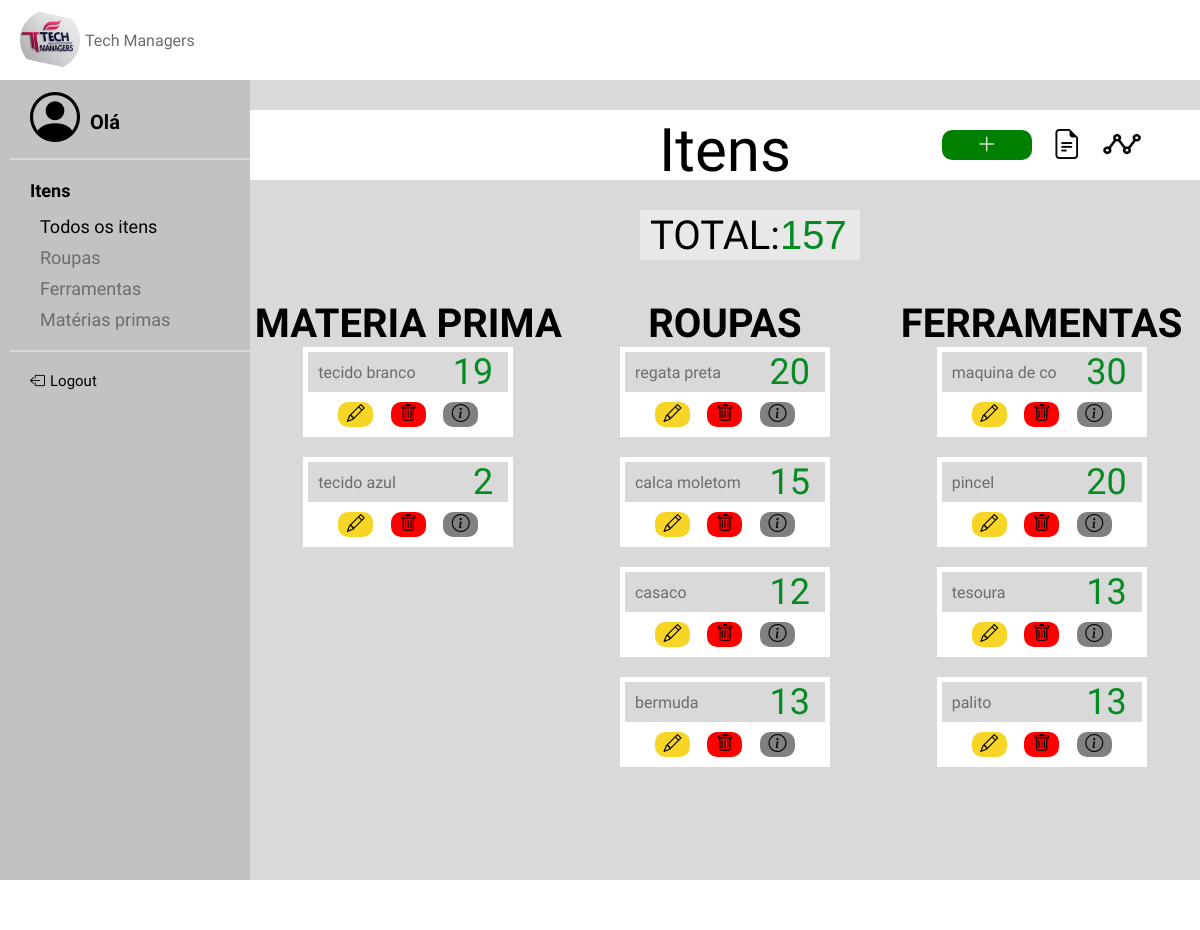
The app's page /TelaAI, older data.
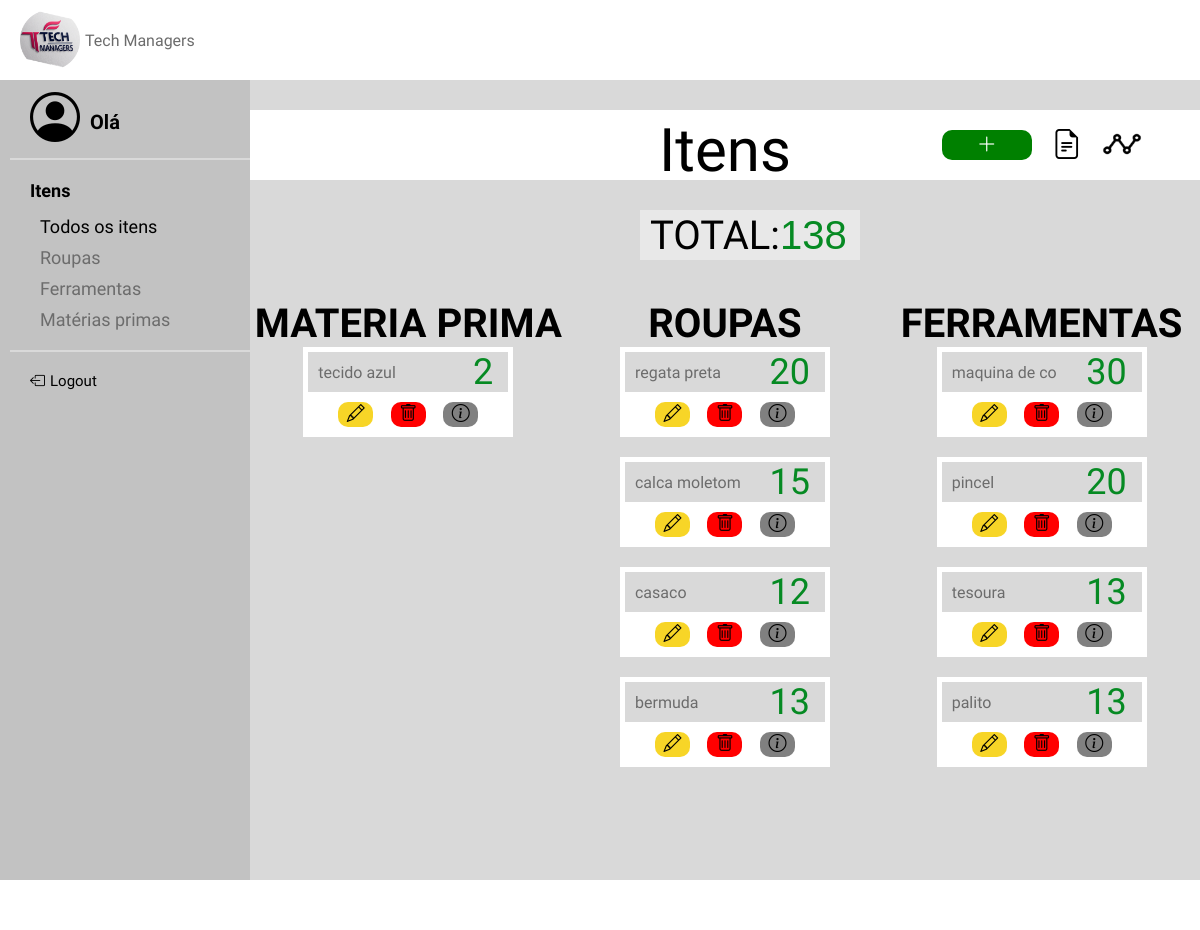
The same page, newer data.
### models.py (models this page shows, shortened)
class ITEM(Base):
    __tablename__ = 'item'
    id = Column(Integer, primary_key=True, unique=True, nullable=False, index=True)
    nome = Column(String(40), nullable=False, index=True)
    tipo = Column(String(40), nullable=False, index=True)
    quantidade = Column(Integer, nullable=False, index=True)

### app.py (the view)
@app.route('/TelaAI')
def telaitens():
    itens = ITEM.query.all()
    total = db_session.query(func.sum(ITEM.quantidade)).scalar() or 0
    return render_template("TelaAItens.html", itens=itens, total=total)

### templates/TelaAItens.html (shortened to what the changed rows need)
{% extends "base.html" %}
{% block conteudo %}
    <link rel="stylesheet" href="/static/TelaAItens.css">
    <div class="container">
        <div id="total">
            <p for="numero" id="textonumero"> TOTAL: </p>
            <input type="number" id="camponumero" name="numero" value="{{ total }}" readonly>
        </div>
        <div class="cards">
            <div class="materias">
                {% for item in itens %}
                    {% if item.tipo == "Materia" %}
                        <div class="card">
                            <form class="input-group">
                                <input type="text" id="nome" name="nome" value="{{ item.nome }}" readonly>
                                <input type="number" id="quantidade" name="quantidade" value="{{ item.quantidade }}"
                                       disabled>
                            </form>
                            <div class="botoes">
                                <button id="btn1"
                                        onclick="window.location.href='{{ url_for('TelaEItem', id=item.id) }}'"><i
                                        class="bi bi-pencil"></i></button>
                                <button id="btn2"><a href="{{ url_for('delete', id=item.id) }}"
                                                     onclick="return confirm('Deseja deletar esta Roupa?')"><i
                                        class="bi bi-trash"></i></a></button>
                                <button id="btn3"
                                        onclick="window.location.href='{{ url_for('TelaDItem', id=item.id) }}'"><i
                                        class="bi bi-info-circle"></i></button>
                            </div>
                        </div>
                    {% endif %}
                {% endfor %}
            </div>
            <div class="roupas">
                {% for item in itens %}
                    {% if item.tipo == "Roupa" %}
                        <div class="card">
                            <form class="input-group">
                                <input type="text" id="nome" name="nome" value="{{ item.nome }}" readonly>
                                <input type="number" id="quantidade" name="quantidade" value="{{ item.quantidade }}"
                                       disabled>
                            </form>
                            <div class="botoes">
                                <button id="btn1"
                                        onclick="window.location.href='{{ url_for('TelaEItem', id=item.id) }}'"><i
                                        class="bi bi-pencil"></i></button>
                                <button id="btn2"><a href="{{ url_for('delete', id=item.id) }}"
                                                     onclick="return confirm('Deseja deletar esta Roupa?') "><i
                                        class="bi bi-trash"></i></a></button>
                                <button id="btn3"
                                        onclick="window.location.href='{{ url_for('TelaDItem', id=item.id) }}'"><i
                                        class="bi bi-info-circle"></i></button>
                            </div>
                        </div>
                    {% endif %}
                {% endfor %}
            </div>
            <div class="ferramentas">
                {% for item in itens %}
                    {% if item.tipo == "Ferramenta" %}
                        <div class="card">
                            <form class="input-group">
                                <input type="text" id="nome" name="nome" value="{{ item.nome }}" readonly>
                                <input type="number" id="quantidade" name="quantidade" value="{{ item.quantidade }}"
                                       disabled>
                            </form>
                            <div class="botoes">
                                <button id="btn1"
                                        onclick="window.location.href='{{ url_for('TelaEItem', id=item.id) }}'"><i
                                        class="bi bi-pencil"></i></button>
                                <button id="btn2"><a href="{{ url_for('delete', id=item.id) }}"
                                                     onclick="return confirm('Deseja deletar esta Ferramenta?') "><i
                                        class="bi bi-trash"></i></a></button>
                                <button id="btn3"
                                        onclick="window.location.href='{{ url_for('TelaDItem', id=item.id) }}'"><i
                                        class="bi bi-info-circle"></i></button>
                            </div>
                        </div>
                    {% endif %}
                {% endfor %}
            </div>
        </div>
    </div>
    </div>
{% endblock %}

Row changes from the older to the newer data that the page shows:
removed ITEM: nome "tecido branco", quantidade "19"
Text that changed along with them:
form field numero: "157" → "138"
